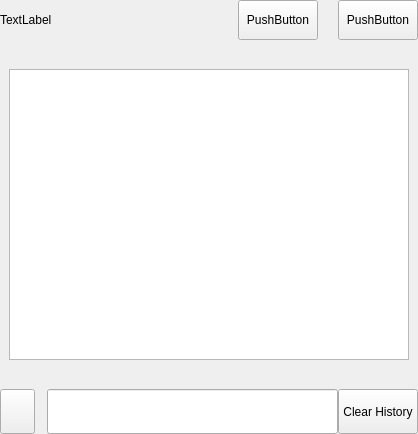
<?xml version="1.0" encoding="UTF-8"?>
<ui version="4.0">
 <class>SettingsConsoleWidget</class>
 <widget class="QWidget" name="SettingsConsoleWidget">
  <property name="geometry">
   <rect>
    <x>0</x>
    <y>0</y>
    <width>418</width>
    <height>434</height>
   </rect>
  </property>
  <property name="windowTitle">
   <string>Form</string>
  </property>
  <layout class="QVBoxLayout" name="verticalLayout">
   <property name="spacing">
    <number>0</number>
   </property>
   <property name="leftMargin">
    <number>0</number>
   </property>
   <property name="topMargin">
    <number>0</number>
   </property>
   <property name="rightMargin">
    <number>0</number>
   </property>
   <property name="bottomMargin">
    <number>0</number>
   </property>
   <item>
    <widget class="QWidget" name="left" native="true">
     <layout class="QVBoxLayout" name="verticalLayout_3">
      <property name="leftMargin">
       <number>0</number>
      </property>
      <property name="topMargin">
       <number>0</number>
      </property>
      <property name="rightMargin">
       <number>0</number>
      </property>
      <property name="bottomMargin">
       <number>0</number>
      </property>
      <item>
       <layout class="QVBoxLayout" name="verticalLayout_2">
        <property name="spacing">
         <number>0</number>
        </property>
        <item>
         <layout class="QHBoxLayout" name="horizontalLayout_3">
          <property name="spacing">
           <number>20</number>
          </property>
          <item>
           <widget class="QLabel" name="labelTitle">
            <property name="text">
             <string>TextLabel</string>
            </property>
           </widget>
          </item>
          <item>
           <spacer name="horizontalSpacer">
            <property name="orientation">
             <enum>Qt::Horizontal</enum>
            </property>
            <property name="sizeHint" stdset="0">
             <size>
              <width>40</width>
              <height>20</height>
             </size>
            </property>
           </spacer>
          </item>
          <item>
           <widget class="QPushButton" name="pushButtonOpenDebug">
            <property name="minimumSize">
             <size>
              <width>0</width>
              <height>40</height>
             </size>
            </property>
            <property name="text">
             <string>PushButton</string>
            </property>
           </widget>
          </item>
          <item>
           <widget class="QPushButton" name="pushButtonCommandOptions">
            <property name="minimumSize">
             <size>
              <width>0</width>
              <height>40</height>
             </size>
            </property>
            <property name="maximumSize">
             <size>
              <width>16777215</width>
              <height>40</height>
             </size>
            </property>
            <property name="text">
             <string>PushButton</string>
            </property>
           </widget>
          </item>
         </layout>
        </item>
        <item>
         <spacer name="verticalSpacer_2">
          <property name="orientation">
           <enum>Qt::Vertical</enum>
          </property>
          <property name="sizeType">
           <enum>QSizePolicy::Fixed</enum>
          </property>
          <property name="sizeHint" stdset="0">
           <size>
            <width>20</width>
            <height>20</height>
           </size>
          </property>
         </spacer>
        </item>
        <item>
         <widget class="QWidget" name="consoleWidget" native="true">
          <property name="minimumSize">
           <size>
            <width>0</width>
            <height>300</height>
           </size>
          </property>
          <layout class="QVBoxLayout" name="verticalLayout_4">
           <item>
            <widget class="QTextEdit" name="messagesWidget"/>
           </item>
          </layout>
         </widget>
        </item>
        <item>
         <spacer name="verticalSpacer">
          <property name="orientation">
           <enum>Qt::Vertical</enum>
          </property>
          <property name="sizeType">
           <enum>QSizePolicy::Fixed</enum>
          </property>
          <property name="sizeHint" stdset="0">
           <size>
            <width>20</width>
            <height>20</height>
           </size>
          </property>
         </spacer>
        </item>
        <item>
         <layout class="QHBoxLayout" name="horizontalLayout_7">
          <property name="spacing">
           <number>0</number>
          </property>
          <item>
           <widget class="QPushButton" name="pushButton">
            <property name="minimumSize">
             <size>
              <width>35</width>
              <height>45</height>
             </size>
            </property>
            <property name="maximumSize">
             <size>
              <width>35</width>
              <height>45</height>
             </size>
            </property>
            <property name="text">
             <string/>
            </property>
           </widget>
          </item>
          <item>
           <spacer name="horizontalSpacer_5">
            <property name="orientation">
             <enum>Qt::Horizontal</enum>
            </property>
            <property name="sizeType">
             <enum>QSizePolicy::Fixed</enum>
            </property>
            <property name="sizeHint" stdset="0">
             <size>
              <width>12</width>
              <height>20</height>
             </size>
            </property>
           </spacer>
          </item>
          <item>
           <widget class="QLineEdit" name="lineEdit">
            <property name="minimumSize">
             <size>
              <width>0</width>
              <height>45</height>
             </size>
            </property>
            <property name="maximumSize">
             <size>
              <width>16777215</width>
              <height>45</height>
             </size>
            </property>
           </widget>
          </item>
              <item>
           <widget class="QPushButton" name="pushButtonClear">
            <property name="minimumSize">
             <size>
              <width>45</width>
              <height>45</height>
             </size>
            </property>
            <property name="maximumSize">
             <size>
              <width>135</width>
              <height>45</height>
             </size>
            </property>
            <property name="text">
             <string notr="true">Clear History</string>
            </property>
           </widget>
          </item>
         </layout>
        </item>
       </layout>
      </item>
     </layout>
    </widget>
   </item>
  </layout>
 </widget>
 <resources/>
 <connections/>
</ui>
